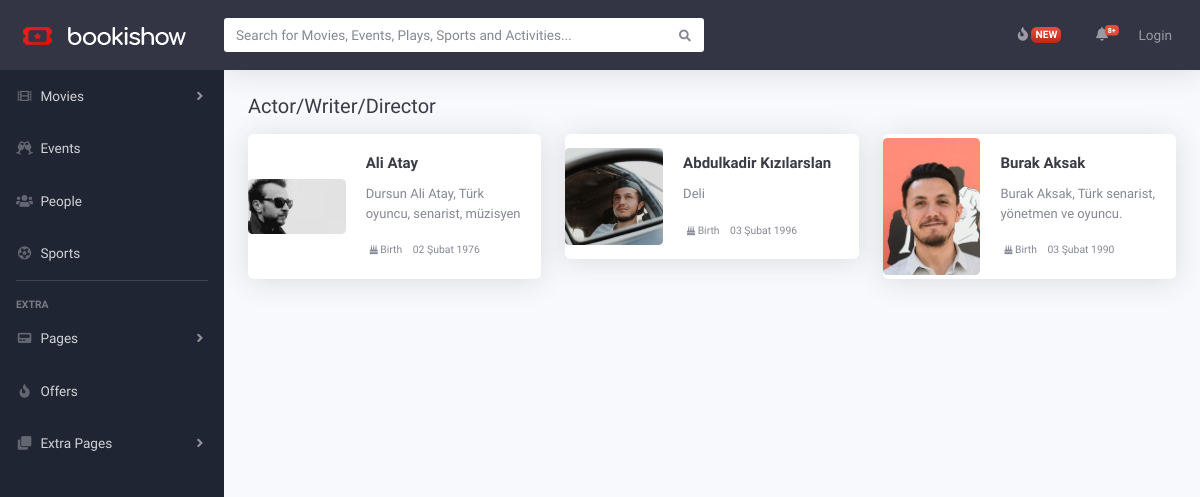
The app's page /cast/, older data.
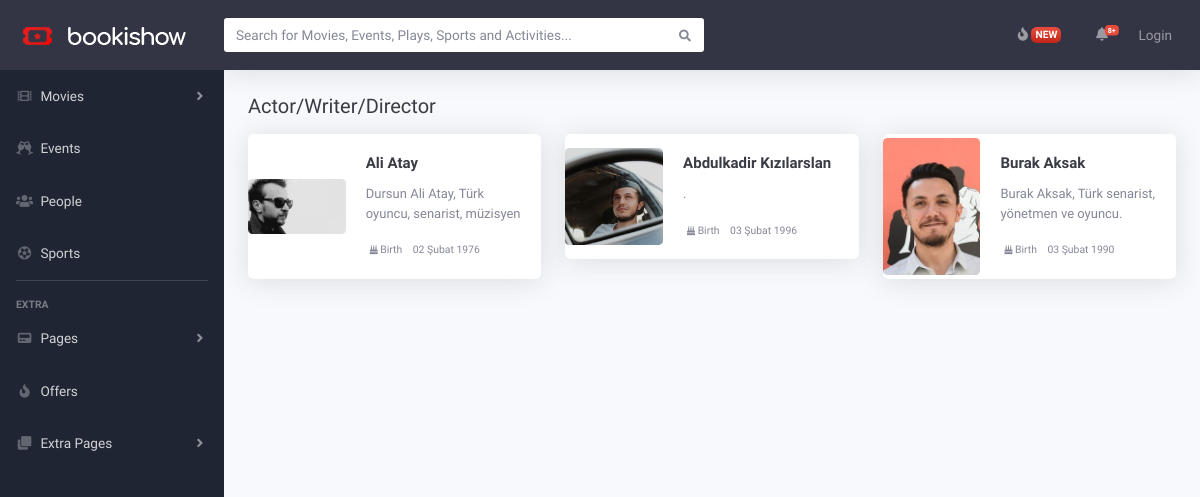
The same page, newer data.
### castapp/models.py (models this page shows, shortened)
class Cast(models.Model):
    genders = (
        ('M','Male'),
        ('F','Female'),
    )
    first_name = models.CharField(max_length=100)
    last_name = models.CharField(max_length=100)
    description = models.TextField(max_length=50)
    image = models.ImageField(upload_to='cast-pic')
    gender = models.CharField("Cinsiyet",max_length=1, choices=genders)
    birth = models.DateField()
    location = models.CharField(max_length=50)
    slug = AutoSlugField(populate_from='full_name')
    cast_role = models.ForeignKey(Cast_Role, on_delete = models.CASCADE,verbose_name='Görev')
    @property
    def full_name(self):
        return f"{self.first_name} {self.last_name}"
    full_name.fget.short_description = 'Ad Soyad'

### castapp/views.py (the view)
# urls.py: path('cast/',cast,name='cast'),
def cast(request):
    cast = Cast.objects.all()
    context = {
        'cast':cast,
    }
    return render(request,'people.html',context)

### movieapp/context_processors.py (called while the page is built)
def category_context(request):
    category = Category.objects.all()
    return{'category':category}

### castapp/templates/people.html (shortened to what this page needs)
{% extends "base.html" %}
{% load static %}
{% block content %}
    <div id="page-top">
        <div id="wrapper">
            {% include "partials/_sidebar.html" %}
            <div id="content-wrapper" class="d-flex flex-column">
                <div id="content">
                    {% include "partials/_navbar.html" %}
                    <div class="container-fluid">
                        <div class="d-sm-flex align-items-center justify-content-between mt-4 mb-3">
                            <h1 class="h5 mb-0 text-gray-900">Actor/Writer/Director</h1>
                        </div>
                        <div class="row">
                            <div class="col-xl-12 col-lg-12">
                                <div class="row">
                                    {% for i in cast  %}
                                    <div class="col-xl-4 col-md-6 mb-4">
                                        <div class="card p-card shadow border-0">
                                        <a href="{% url 'cast-detial' i.slug %}">
                                        <div class="row no-gutters">
                                        <div class="col-md-4">
                                        <img src="{{i.image.url}}" class="card-img" alt="...">
                                        </div>
                                        <div class="col-md-8">
                                            <div class="card-body">
                                            <h5 class="card-title text-gray-900">{{i.full_name}}</h5>
                                            <p class="card-text">{{i.description}}</p>
                                            <p class="card-text">
                                                <small>
                                                    <span class="text-muted pr-2">
                                                    <i class="fas fa-birthday-cake fa-sm ml-1"></i>
                                                    Birth</span>
                                                    <span class="text-link">{{i.birth}}</span>
                                                </small>
                                            </p>
                                            </div>
                                        </div>
                                        </div>
                                        </a>
                                        </div>
                                    </div>
                                    {% endfor %}
                                </div>
                            </div>
                        </div>
                    </div>
                </div>
            </div>
        </div>
    </div>
{% endblock content %}

Row changes from the older to the newer data that the page shows:
changed Cast "Abdulkadir Kızılarslan": description "Deli" → "."
